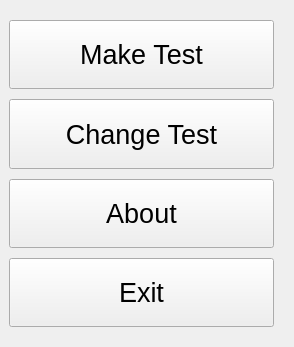
<?xml version="1.0" encoding="UTF-8"?>
<ui version="4.0">
 <class>MainWindow</class>
 <widget class="QMainWindow" name="MainWindow">
  <property name="geometry">
   <rect>
    <x>0</x>
    <y>0</y>
    <width>294</width>
    <height>347</height>
   </rect>
  </property>
  <property name="minimumSize">
   <size>
    <width>0</width>
    <height>0</height>
   </size>
  </property>
  <property name="windowTitle">
   <string>MainWindow</string>
  </property>
  <widget class="QWidget" name="centralwidget">
   <layout class="QVBoxLayout" name="verticalLayout_4">
    <property name="spacing">
     <number>10</number>
    </property>
    <property name="topMargin">
     <number>20</number>
    </property>
    <property name="rightMargin">
     <number>20</number>
    </property>
    <property name="bottomMargin">
     <number>20</number>
    </property>
    <item>
     <widget class="QPushButton" name="make_test_button">
      <property name="sizePolicy">
       <sizepolicy hsizetype="Expanding" vsizetype="Expanding">
        <horstretch>0</horstretch>
        <verstretch>0</verstretch>
       </sizepolicy>
      </property>
      <property name="minimumSize">
       <size>
        <width>180</width>
        <height>60</height>
       </size>
      </property>
      <property name="font">
       <font>
        <pointsize>20</pointsize>
       </font>
      </property>
      <property name="text">
       <string>Make Test</string>
      </property>
     </widget>
    </item>
    <item>
     <widget class="QPushButton" name="change_test_button">
      <property name="sizePolicy">
       <sizepolicy hsizetype="Expanding" vsizetype="Expanding">
        <horstretch>0</horstretch>
        <verstretch>0</verstretch>
       </sizepolicy>
      </property>
      <property name="minimumSize">
       <size>
        <width>180</width>
        <height>60</height>
       </size>
      </property>
      <property name="font">
       <font>
        <pointsize>20</pointsize>
       </font>
      </property>
      <property name="text">
       <string>Change Test</string>
      </property>
     </widget>
    </item>
    <item>
     <widget class="QPushButton" name="about_button">
      <property name="sizePolicy">
       <sizepolicy hsizetype="Expanding" vsizetype="Expanding">
        <horstretch>0</horstretch>
        <verstretch>0</verstretch>
       </sizepolicy>
      </property>
      <property name="minimumSize">
       <size>
        <width>180</width>
        <height>60</height>
       </size>
      </property>
      <property name="font">
       <font>
        <pointsize>20</pointsize>
       </font>
      </property>
      <property name="text">
       <string>About</string>
      </property>
     </widget>
    </item>
    <item>
     <widget class="QPushButton" name="exit_button">
      <property name="sizePolicy">
       <sizepolicy hsizetype="Expanding" vsizetype="Expanding">
        <horstretch>0</horstretch>
        <verstretch>0</verstretch>
       </sizepolicy>
      </property>
      <property name="minimumSize">
       <size>
        <width>180</width>
        <height>60</height>
       </size>
      </property>
      <property name="font">
       <font>
        <pointsize>20</pointsize>
       </font>
      </property>
      <property name="text">
       <string>Exit</string>
      </property>
     </widget>
    </item>
   </layout>
  </widget>
 </widget>
 <resources/>
 <connections/>
</ui>
